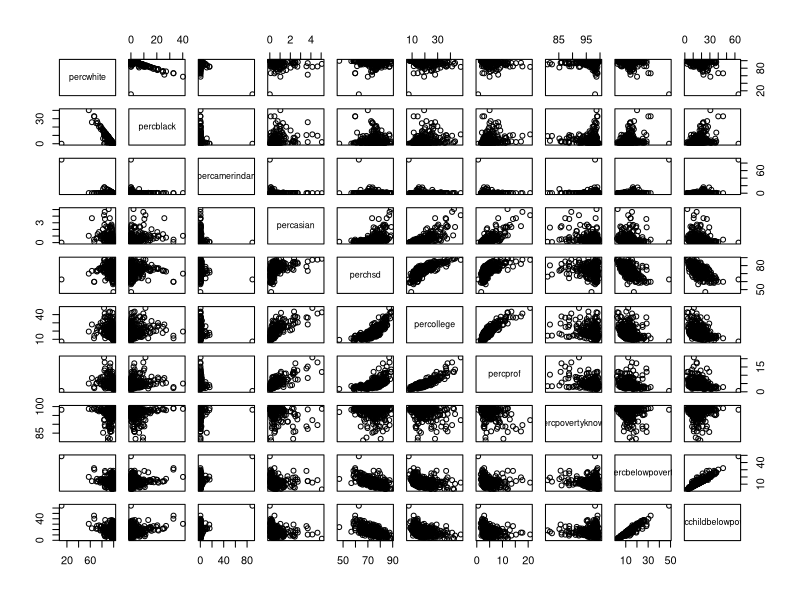
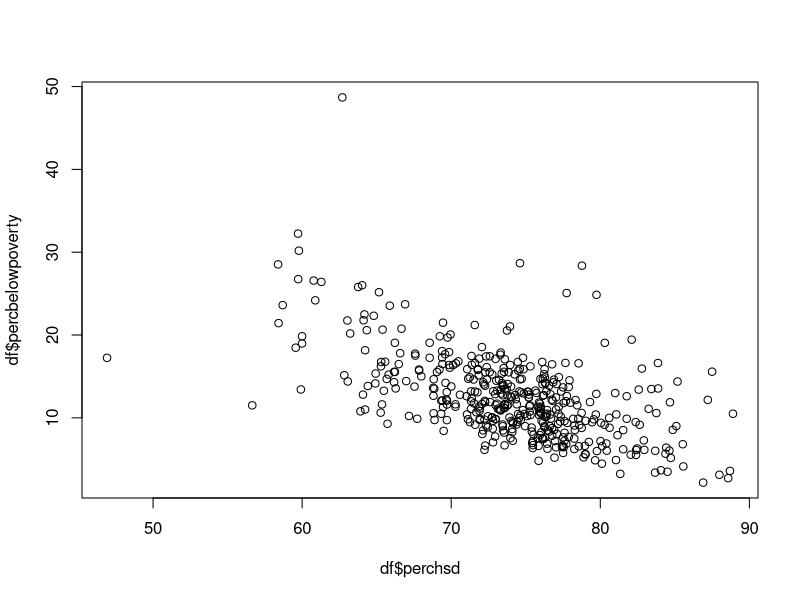
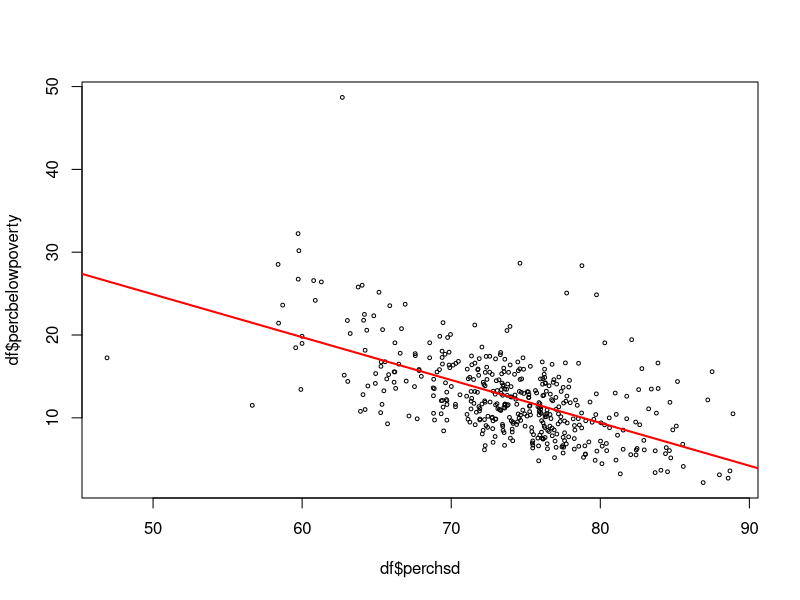
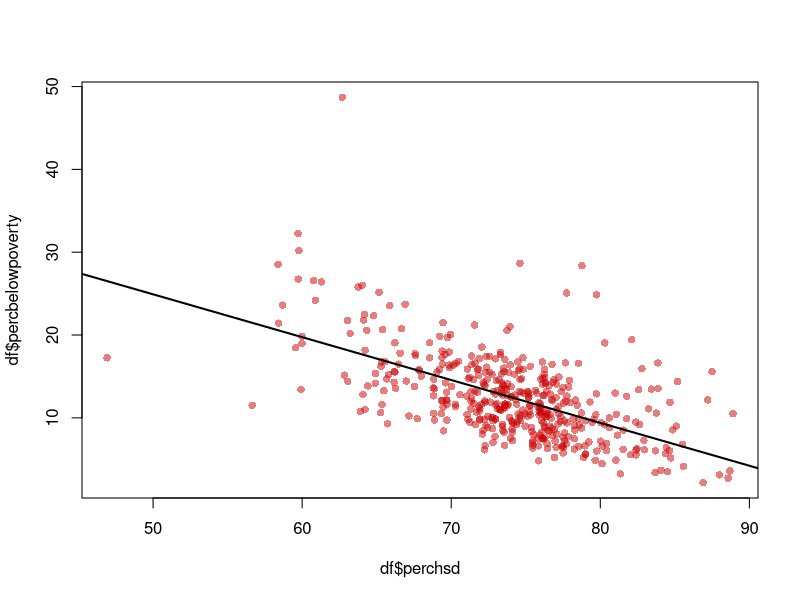
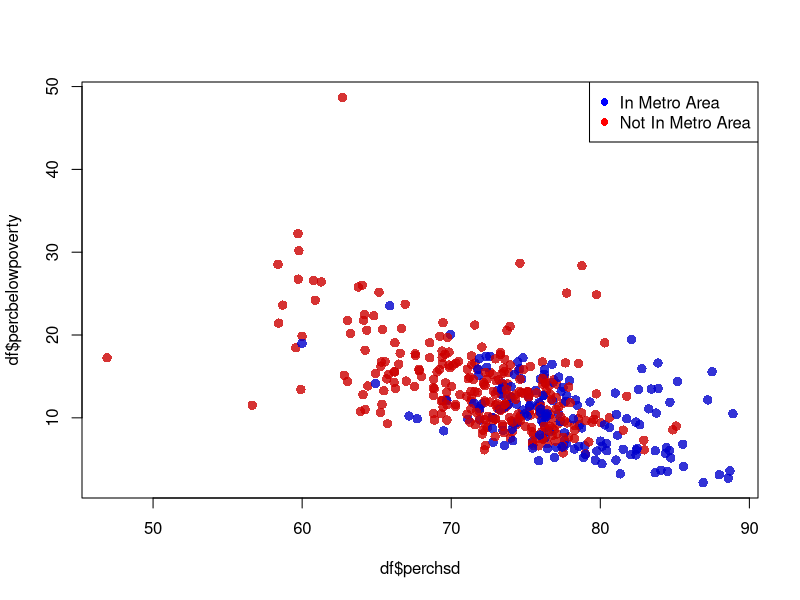
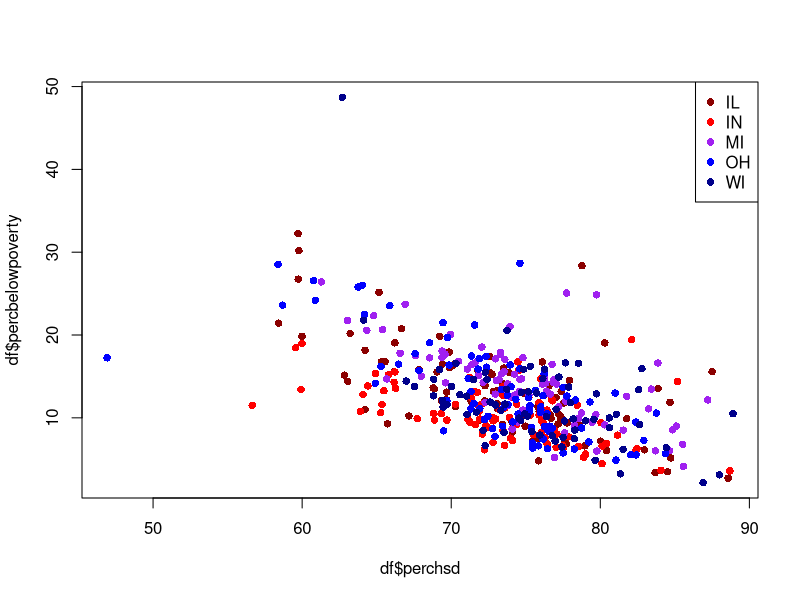
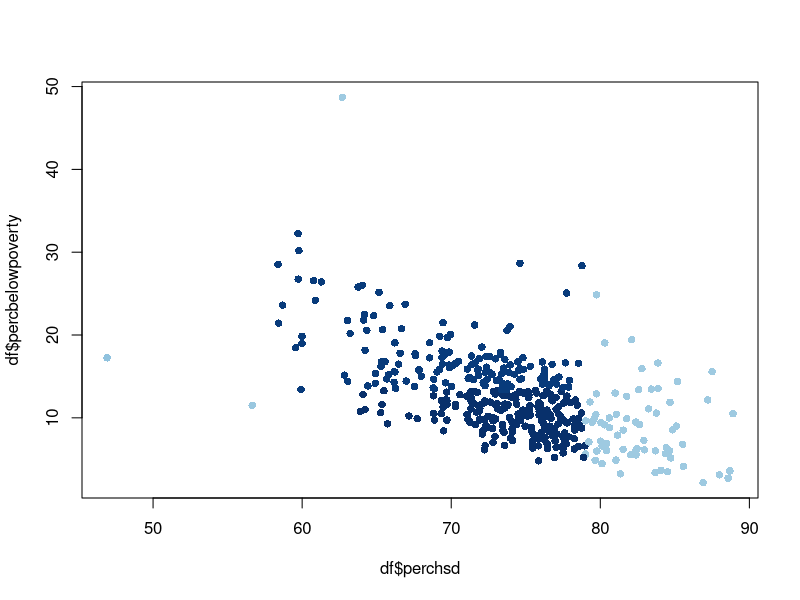
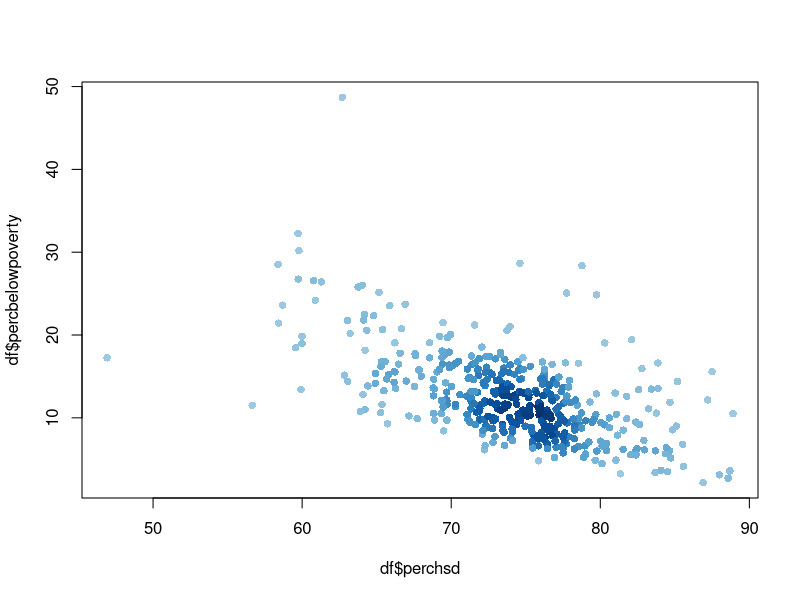

R code for these plots, in order:
## ---- chunk 1
knitr::opts_chunk$set(echo = TRUE)
## ---- chunk 2
df <- as.data.frame(ggplot2::midwest)
df2 <- df[c("percwhite", "percblack", "percamerindan", "percasian",
            "perchsd", "percollege", "percprof",
            "percpovertyknown", "percbelowpoverty", "percchildbelowpovert")]
head(df2)
## ---- chunk 3
round(cor(df2), 2)
## ---- chunk 4
plot(df2)
## ---- chunk 5
plot(df$perchsd, df$percbelowpoverty)
## ---- chunk 6
fit1 <- lm(percbelowpoverty ~ perchsd, data = df)
coef(fit1)
## ---- chunk 7
plot(df$perchsd, df$percbelowpoverty, cex = .5)
abline(fit1, col = "red", lwd = 2)
## ---- chunk 8
plot(df$perchsd, df$percbelowpoverty, cex = 1, pch = 16,
     col = rgb(.8, 0, 0, alpha = .5))
abline(fit1, col = "black", lwd = 2)
## ---- chunk 9
myBlue <- rgb(0, 0, .8, .8)
myRed <- rgb(.8, 0, 0, .8)
col2 <- ifelse(df$inmetro == 1, myBlue, myRed)

plot(df$perchsd, df$percbelowpoverty, col = col2, pch = 16, cex = 1.25)
legend("topright", legend = c("In Metro Area", "Not In Metro Area"), pch = 16,
       col = c("blue", "red"))
## ---- chunk 10
map <- data.frame(find = c("IL", "IN", "MI", "OH", "WI"),
                  replace = c("darkred", "red", "purple", "blue", "darkblue"))
col <- as.character(map[match(df$state, map$find), "replace"])

data.frame(df$state, col)[c(100, 150, 200, 250, 300, 350, 400), ]
## ---- chunk 11
plot(df$perchsd, df$percbelowpoverty, col = col, pch = 16)
legend("topright", legend = map$find, col = map$replace, pch = 16)
## ---- chunk 12
plot(df$perchsd, df$percbelowpoverty, pch = 16,
     col = densCols(df$perchsd, df$percbelowpoverty, nbin = 3))
plot(df$perchsd, df$percbelowpoverty, pch = 16,
     col = densCols(df$perchsd, df$percbelowpoverty, nbin = 60))
plot(df$perchsd, df$percbelowpoverty, pch = 16,
     col = densCols(df$perchsd, df$percbelowpoverty))
## ---- chunk 13
smoothScatter(df$perchsd, df$percbelowpoverty, nbin = 30)
smoothScatter(df$perchsd, df$percbelowpoverty, nbin = 30, col = NULL)
smoothScatter(df$perchsd, df$percbelowpoverty, nbin = 50, col = NULL)
smoothScatter(df$perchsd, df$percbelowpoverty, nbin = 200, col = NULL)
smoothScatter(df$perchsd, df$percbelowpoverty, nbin = 50,
              pch = 16, col = "red", nrpoints = 30)
## ---- chunk 14
library(hexbin)
plot(hexbin(df$perchsd, df$percbelowpoverty))
plot(hexbin(df$perchsd, df$percbelowpoverty),
     colramp = colorRampPalette(c("white", "blue")))
plot(hexbin(df$perchsd, df$percbelowpoverty),
     colramp = colorRampPalette(c("white", "skyblue", "blue")))

plot(hexbin(df$perchsd, df$percbelowpoverty),
     colramp = colorRampPalette(c("pink", "red", "black")))
## ---- chunk 15
plot(df$perchsd, df$percwhite, cex = df$percbelowpoverty/100*5)
# X     -> % of Highschool Diploma
# Y     -> % of White Population
# Size  -> % of Population Below Poverty Line
## ---- chunk 16
col2 <- rgb(1, 0, 0, df$percbelowpoverty/100*2)
plot(df$perchsd, df$percwhite, col = col2, pch = 16)
## ---- chunk 17
col2 <- rgb(1, 0, 0, df$percbelowpoverty/100*2)
plot(df$perchsd, df$percwhite, col = col2, cex = df$percbelowpoverty/100*5,
     pch = 16)
## ---- chunk 18
col3 <- rgb(df$percbelowpoverty/100*2,
            1 - df$percbelowpoverty/100*2,
            1 - df$percbelowpoverty/100*2)
plot(df$perchsd, df$percwhite, main = "Midwest Counties",
     xlab = "% of High School Diploma", ylab = "% of White",
     col = col3, cex = df$percbelowpoverty/100*5, pch = 16)

centerPoint <- c(5, 15, 25, 35, 45)
legend("bottomright", pch = 16, title = "% Below Poverty",
       pt.cex = centerPoint/100*5,
       col = rgb(centerPoint/50, 1 - centerPoint/50, 1 - centerPoint/50),
       legend = c("  0-10", "10-20", "20-30", "30-40", "40-50"))
